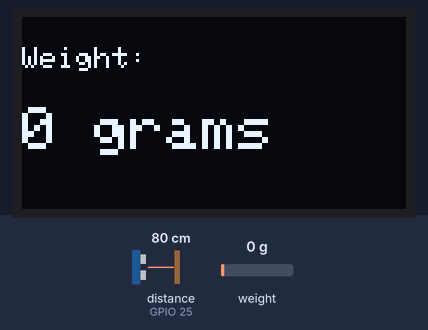
A program run on a simulated ESP32. Parts: 128×64 one-colour display. Wiring (inferred from the names in the program): ultrasonic range finder: trigger GPIO 26; echo GPIO 25. The inputs (shaded band) are chosen by the test bench; at power-on: weight on the scale 0 g, distance to the obstacle (sensor on GPIO 25) 80 cm. The echo pulse lasts 58.3 µs per cm; WiFi joins after 1.5 s; servers stay silent unless stated; network time is answered at once with the bench clock; the local clock reads 2024-03-15 10:24:30 at power-on unless the program sets it; the Firebase database answers and starts empty; what the program prints to the serial monitor is not drawn.

Above: at 7.1 s.
7.2 s: weight on the scale set to 100 g
At 9.0 s:
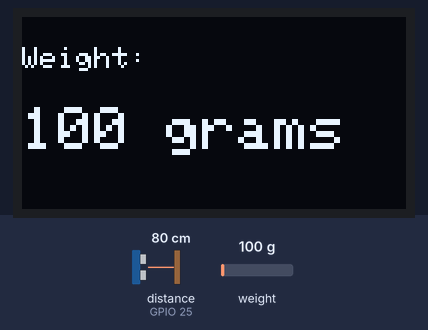
12.4 s: weight on the scale set to 1250 g
At 13.9 s:
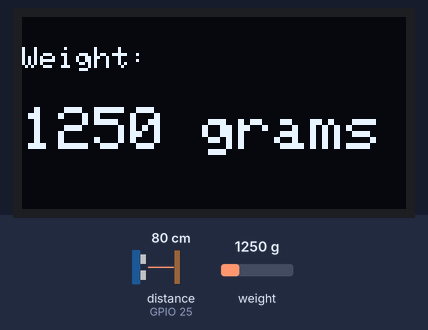
15.8 s: weight on the scale set to 2500 g
At 18.6 s:
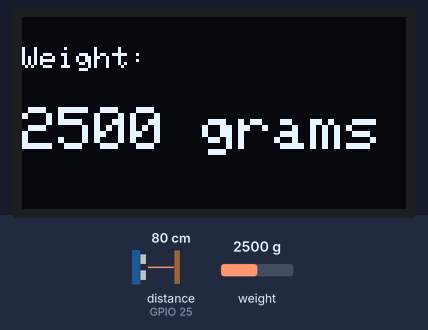
Timing chart, 0 to 20.1 s (numbered marks = the images above; inputs shaded):
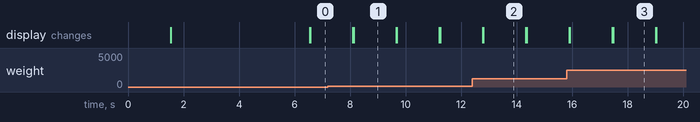

Measured:
- after the input at 7.2 s, the display: first differs from a run without the input after 0.93 s (image 1)
- after the input at 12.4 s, the display: first differs from a run without the input after 0.40 s (image 2)
- after the input at 15.8 s, the display: first differs from a run without the input after 1.7 s (image 3)
- what the display in image 1 shows lasts 1.6 s, from 8.1 s to 9.7 s

The program:

main.cpp
```cpp
#include "header.h"

void ultraSonic(){
  long duration;

  digitalWrite(TRIGGER, LOW);
  delayMicroseconds(2);
  // Sets the trigPin on HIGH state for 10 micro seconds
  digitalWrite(TRIGGER, HIGH);
  delayMicroseconds(10);
  digitalWrite(TRIGGER, LOW);

  // Reads the echoPin, returns the sound wave travel time in microseconds
  duration = pulseIn(ECHO, HIGH);

  // Calculate the distance
  distanceCm = duration * SOUND_SPEED/2;
  percentage = (HEIGHT - distanceCm) * 100 / HEIGHT;
}

void displayWeight()
{
  display.clearDisplay();
  display.setTextSize(1);
  display.setTextColor(WHITE);
  display.setCursor(0, 10);
  // Display weight
  display.println("Weight:");
  display.display();
  display.setCursor(0, 30);
  display.setTextSize(2);
  display.print(weight);
  display.print(" ");
  display.print("grams");
  display.display();
}

void serialReading(){
  weight = scale.get_units();
  float lastReading;
  if (scale.wait_ready_timeout(2000))
  {
    Serial.print("Weight: ");
    Serial.println(weight);
    Serial.print("Distance: ");
    Serial.println(distanceCm);
    Serial.print("Percentage: ");
    Serial.println(percentage);

    lastReading = weight;
  }
  else
  {
    Serial.println("HX711 not found.");
  }
  scale.power_down();
  delay(100);
  scale.power_up();
}

void send24h() {
  String timestamp;
  databasePath = "/LogTest";
  String countPath = "/Counter/count";

  if (Firebase.ready() && (millis() - sendDataPrevMillis > timerDelay || sendDataPrevMillis == 0)) {
    sendDataPrevMillis = millis();

    while (!timeClient.update()) {
      timeClient.forceUpdate();
    }
    // Get current timestamp
    timestamp = timeClient.getFormattedDate();
    timestamp.replace("T", " ");
    timestamp.replace("Z", "");
    char timeStr[9];
    char dateStr[11];
    sscanf(timestamp.c_str(), "%10s %8s", dateStr, timeStr);
    Serial.print("time: ");
    Serial.println(timestamp);

    // Read the last count from Firebase
    Firebase.getInt(firebaseData, countPath);
    int lastCount = firebaseData.intData();

    // Increment the count
    int currentCount = lastCount + 1;
    int parentNode = currentCount -1;

    Serial.print("Current counter value: ");
    Serial.println(parentNode);

    parentPath = databasePath + "/" + String(parentNode);

    if (percentage >= 100) {
      json.set(statusPath.c_str(), "FULL");
    } else {
      json.set(statusPath.c_str(), "AVAILABLE");
    }
    json.set(weightPath, weight);
    json.set(percentPath, percentage);
    json.set(datePath, String(dateStr));
    json.set(timePath, String(timeStr));

    Serial.printf("Set json... %s\n", Firebase.RTDB.setJSON(&firebaseData, parentPath.c_str(), &json) ? "ok" : firebaseData.errorReason().c_str());

    // Update the count on the separate count path
    Firebase.setInt(firebaseData, countPath, currentCount);
  }
}


void realtimeSend(){
  rts.set("/capacity", percentage);
  Firebase.updateNode(firebaseData, "/Read/Tong1", rts);
  rts.set("/weight1", weight);
  Firebase.updateNode(firebaseData, "/Read/Tong1", rts);
  delay(1000);
}

void setup() {
  Serial.begin(115200);
  pinMode(TRIGGER, OUTPUT);
  pinMode(ECHO, INPUT);

  WiFi.begin(WIFI_SSID, WIFI_PASSWORD);
  Serial.print("Connecting to WiFi");
  while (WiFi.status() != WL_CONNECTED)
  {
    Serial.print(".");
    delay(300);
  }
  Serial.println();
  Serial.print("Connected with IP: ");
  Serial.println(WiFi.localIP());
  Serial.println();

  Firebase.begin(FIREBASE_HOST, FIREBASE_AUTH);
  Firebase.reconnectWiFi(true);

  Firebase.setReadTimeout(firebaseData, 1000 * 60);
  Firebase.setwriteSizeLimit(firebaseData, "tiny");

  Serial.println("------------------------------------");
  Serial.println("Connected...");

  if (!display.begin(SSD1306_SWITCHCAPVCC, 0x3C))
  {
    Serial.println(F("SSD1306 allocation failed"));
    for (;;)
      ;
  }
  delay(2000);
  display.clearDisplay();
  display.setTextColor(WHITE);

  Serial.println("Initializing the scale");
  scale.begin(LOADCELL_DOUT_PIN, LOADCELL_SCK_PIN);
  scale.set_scale(-371);
  scale.tare();

  timeClient.begin();
  // Set offset time in seconds to adjust for your timezone, for example:
  // GMT +1 = 3600
  // GMT +8 = 28800
  // GMT -1 = -3600
  // GMT 0 = 0
  timeClient.setTimeOffset(25200);

}

void loop() {
  ultraSonic();
  send24h();
  realtimeSend();
  serialReading();
  displayWeight();
}
```

header.h
```cpp
#include <Arduino.h>
#include <Wire.h>
#include <FirebaseESP32.h>
#include <WiFi.h>
#include <time.h>
#include <NTPClient.h>
#include "HX711.h"
#include "SPI.h"
#include "Adafruit_SSD1306.h"
#include "Adafruit_GFX.h"

#define TRIGGER 26
#define ECHO 25
#define LOADCELL_DOUT_PIN 13
#define LOADCELL_SCK_PIN 18
#define SCREEN_WIDTH 128 // OLED display width, in pixels
#define SCREEN_HEIGHT 64 // OLED display height, in pixels

#define SOUND_SPEED 0.034
#define HEIGHT 100

#define FIREBASE_HOST "https://esp-scale-default-rtdb.asia-southeast1.firebasedatabase.app/"
#define FIREBASE_AUTH "18Xdv2jQpBwHZaAdqPUVNyzlp1OBlfgFIOsDRxoc"
#define WIFI_SSID "hotspot1"
#define WIFI_PASSWORD "12345678"

FirebaseData firebaseData;
FirebaseJson json;
FirebaseJson rts;
HX711 scale;

WiFiUDP ntpUDP;
NTPClient timeClient(ntpUDP);
Adafruit_SSD1306 display(SCREEN_WIDTH, SCREEN_HEIGHT, &Wire, -1);
String databasePath;
// Database child nodes
String weightPath = "/weight";
String datePath = "/date";
String timePath = "/time";
String statusPath = "/status";
String percentPath = "/fullness";

// Parent Node (to be updated in every loop)
String parentPath;

unsigned long sendDataPrevMillis = 0;
unsigned long timerDelay = 30000;

int distanceCm;
int percentage;
int weight;
```
